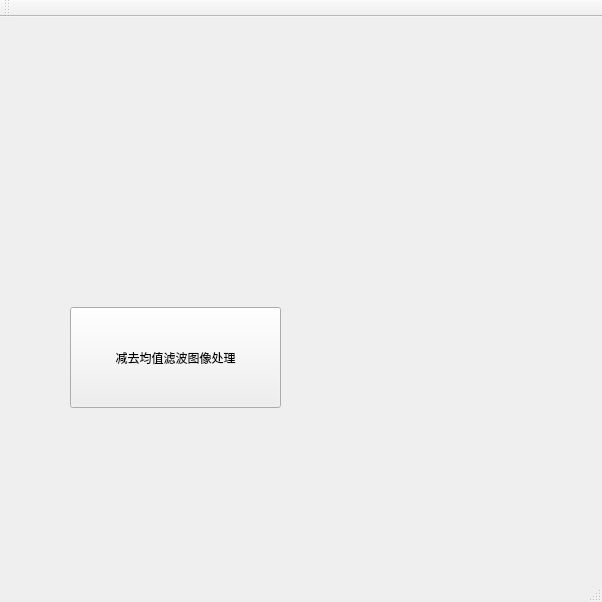
<?xml version="1.0" encoding="UTF-8"?>
<ui version="4.0">
 <class>MainWindow</class>
 <widget class="QMainWindow" name="MainWindow">
  <property name="geometry">
   <rect>
    <x>0</x>
    <y>0</y>
    <width>602</width>
    <height>602</height>
   </rect>
  </property>
  <property name="windowTitle">
   <string>MainWindow</string>
  </property>
  <widget class="QWidget" name="centralWidget">
   <widget class="QPushButton" name="pushButton">
    <property name="geometry">
     <rect>
      <x>70</x>
      <y>290</y>
      <width>211</width>
      <height>101</height>
     </rect>
    </property>
    <property name="text">
     <string>减去均值滤波图像处理</string>
    </property>
   </widget>
  </widget>
  <widget class="QMenuBar" name="menuBar">
   <property name="geometry">
    <rect>
     <x>0</x>
     <y>0</y>
     <width>602</width>
     <height>22</height>
    </rect>
   </property>
  </widget>
  <widget class="QToolBar" name="mainToolBar">
   <attribute name="toolBarArea">
    <enum>TopToolBarArea</enum>
   </attribute>
   <attribute name="toolBarBreak">
    <bool>false</bool>
   </attribute>
  </widget>
  <widget class="QStatusBar" name="statusBar"/>
 </widget>
 <layoutdefault spacing="6" margin="11"/>
 <resources/>
 <connections/>
</ui>
